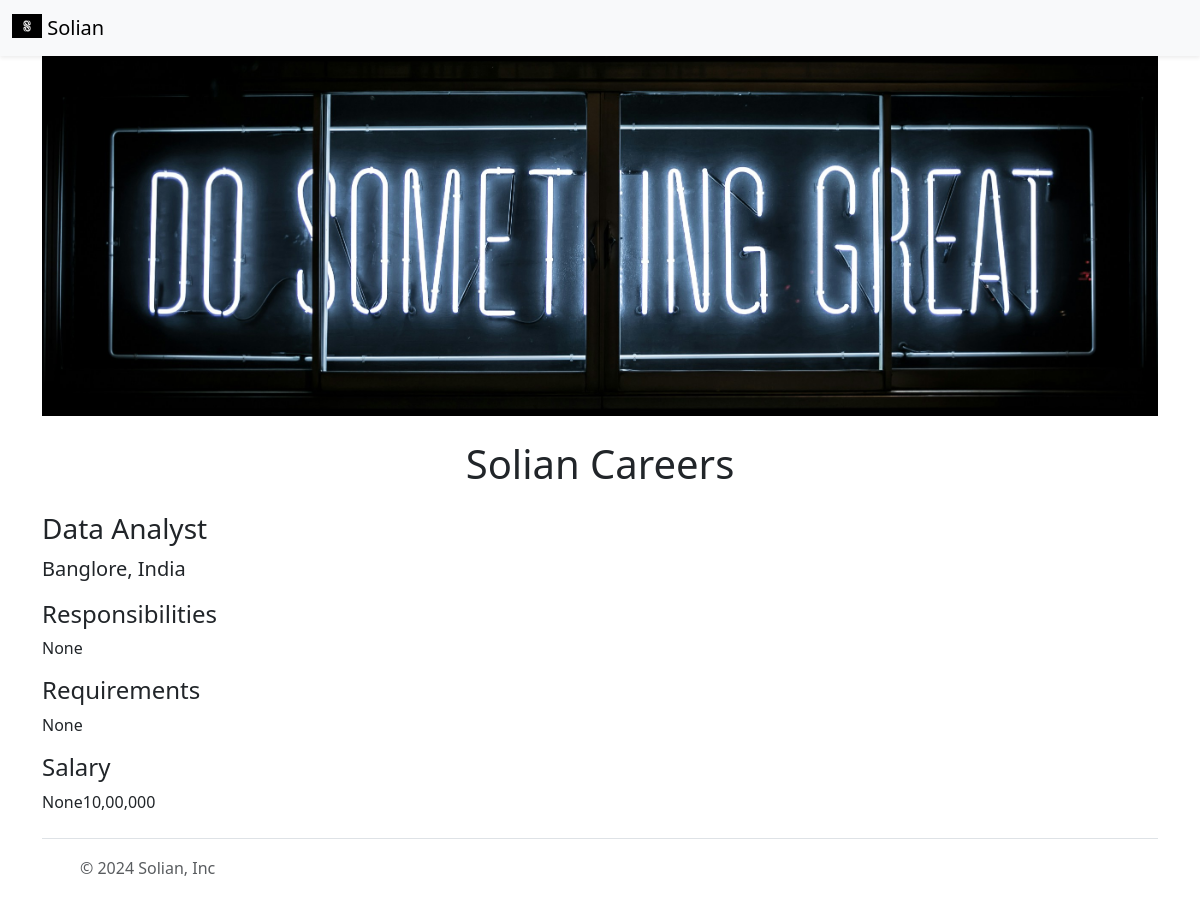
/job/1, run on an earlier commit of the app's database.
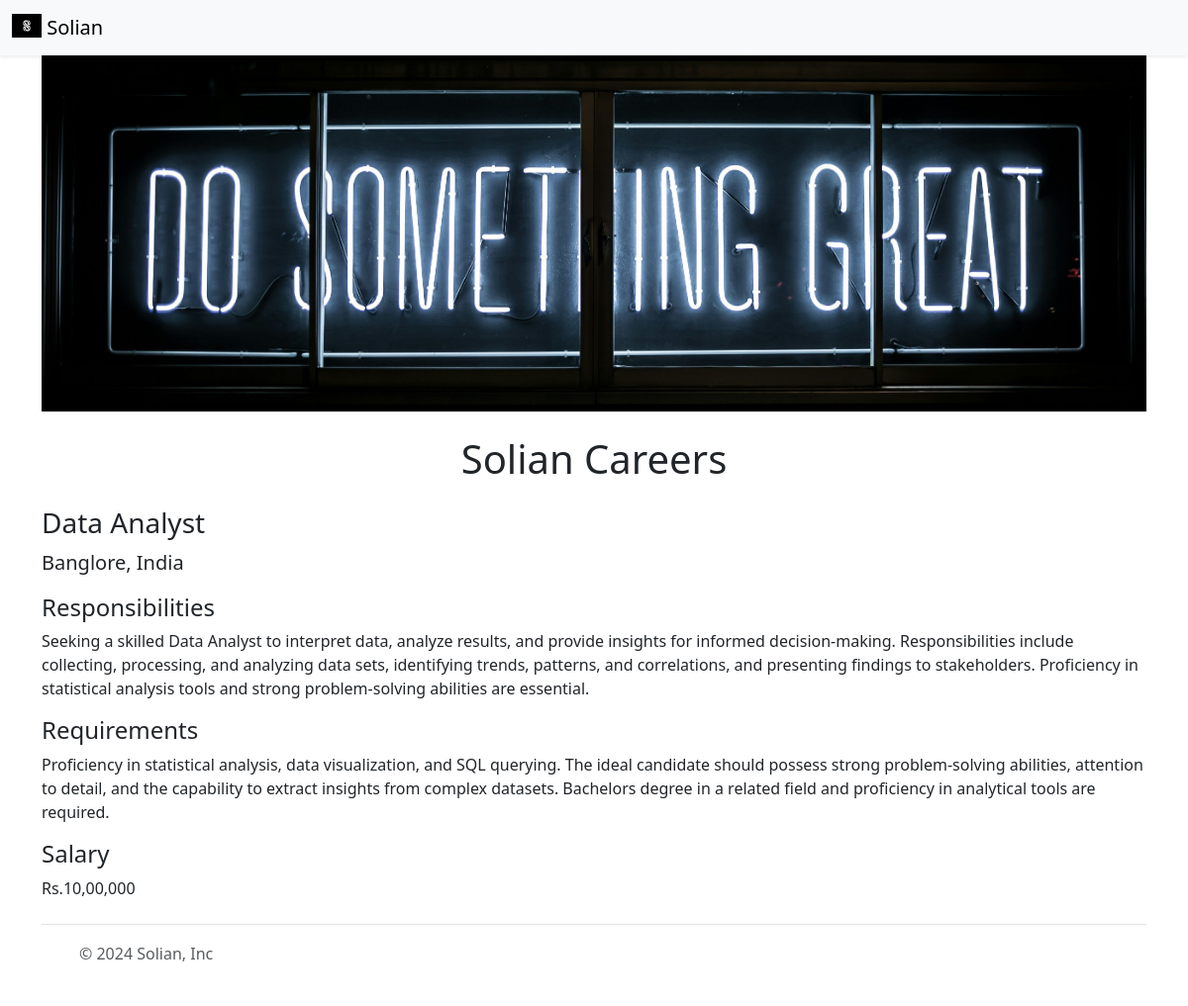
And on a later commit of the database.
### tables this page shows
CREATE TABLE jobs (
    id INTEGER NOT NULL PRIMARY KEY AUTOINCREMENT,
    title VARCHAR(250) NOT NULL,
    location VARCHAR(250) NOT NULL,
    salary INT,
    currency VARCHAR(10),
    responsibilities VARCHAR(2000),
    requirements VARCHAR(2000) 
);

### app.py (the view)
@app.route('/job/<id>')
def show_job(id):
    job = load_job_from_db(id)
    if not job:
        return "Not Found"
    return render_template('jobpage.html', job=job)

### database.py (called while the page is built)
def load_job_from_db(id):
    with engine.connect() as conn:
        query = table.select().where(table.c.id == id)
        result = conn.execute(query)
        row = result.fetchone()
    if row is not None:
        column_names = result.keys()
        job_dict = dict(zip(column_names, row))
        return job_dict
    else:
        return None

### templates/jobpage.html (shortened to what this page needs)
<!DOCTYPE html>
<html lang="en">
<head>
    {% include 'bootstrap.html' %}
</head>
<body>
    {% include 'nav.html' %}
    <div class="container">
        {% include 'banner.html' %}
        <h1 class="text-center mt-2 mb-4">Solian Careers</h1>
        <h3 class="mb-2">{{job.title}}</h3>
        <p class="lead mt-0">{{job.location}}</p>
        <h4>Responsibilities</h4>
        <p>{{job.responsibilities}}</p>
        <h4>Requirements</h4>
        <p>{{job.requirements}}</p>
        <h4>Salary</h4>
        <p>{{job.currency}}{{job.salary}}</p>
    </div>
    {% include 'footer.html' %}
</body>
</html>

### templates/bootstrap.html (shortened to what this page needs)
<link href="https://cdn.jsdelivr.net/npm/bootstrap@5.3.2/dist/css/bootstrap.min.css" rel="stylesheet"
>

### templates/nav.html
<nav class="navbar bg-body-tertiary shadow-sm fixed-top bg-white">
    <div class="container-fluid">
        <a class="navbar-brand" href="/">
            <img src="/static/logo.jpg" alt="Logo" width="30" height="24" class="d-inline-block align-text-top">
            Solian
        </a>
    </div>
</nav>
<div style="height: 56px;"></div>

### templates/banner.html (shortened to what this page needs)
<img class="img-fluid" id="banner" src="/static/homepic.jpg" height="320" alt="">

### templates/footer.html
<div class="container">
    <footer class="d-flex flex-wrap justify-content-between align-items-center py-3 my-4 border-top">
      <div class="col-md-4 d-flex align-items-center">
        <a href="/" class="mb-3 me-2 mb-md-0 text-body-secondary text-decoration-none lh-1">
          <svg class="bi" width="30" height="24"><use xlink:href="#bootstrap"/></svg>
        </a>
        <span class="mb-3 mb-md-0 text-body-secondary">&copy; 2024 Solian, Inc</span>
      </div>
      <ul class="nav col-md-4 justify-content-end list-unstyled d-flex">
        <li class="ms-3"><a class="text-body-secondary" href="#"><svg class="bi" width="24" height="24"><use xlink:href="#twitter"/></svg></a></li>
        <li class="ms-3"><a class="text-body-secondary" href="#"><svg class="bi" width="24" height="24"><use xlink:href="#instagram"/></svg></a></li>
        <li class="ms-3"><a class="text-body-secondary" href="#"><svg class="bi" width="24" height="24"><use xlink:href="#facebook"/></svg></a></li>
      </ul>
    </footer>
  </div>

### templates/banner.html (style rules this page uses)
#banner { height: 360px; width: 100%; object-fit: cover; margin-bottom: 16px; }

What changed in the data, as far as the page shows it:
changed jobs "Data Analyst": responsibilities (not shown) → "Seeking a skilled Data Analyst to interpret data, analyze results, and provide insights for informed decision-making. Responsibilities include collecting, processing, and analyzing data sets, identifying trends, patterns, and correlations, and presenting findings to stakeholders. Proficiency in statistical analysis tools and strong problem-solving abilities are essential."; requirements (not shown) → "Proficiency in statistical analysis, data visualization, and SQL querying. The ideal candidate should possess strong problem-solving abilities, attention to detail, and the capability to extract insights from complex datasets. Bachelors degree in a related field and proficiency in analytical tools are required."; currency (not shown) → "Rs."
Also different on the page:
{{ job.responsibilities }}: "None" → (not shown)
{{ job.requirements }}: "None" → (not shown)
{{ job.currency }}: "None" → (not shown)
